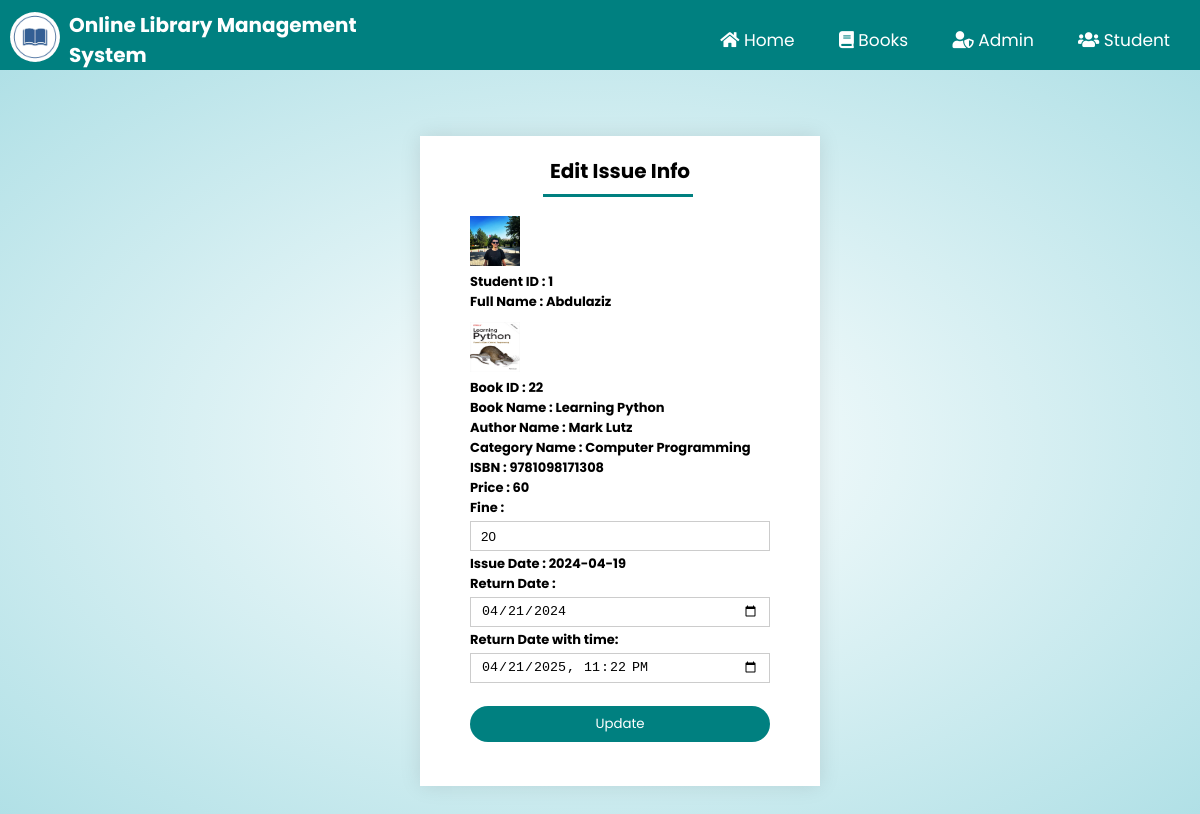
Page /php/edit_issue_book.php?ed=1&ed1=22 on the committed database.
### tables this page shows
CREATE TABLE `issueinfo` (
  `studentid` int(100) NOT NULL,
  `bookid` int(100) NOT NULL,
  `issuedate` date NOT NULL,
  `returndate` date NOT NULL,
  `approve` varchar(200) NOT NULL,
  `fine` int(100) NOT NULL
);

CREATE TABLE `student` (
  `studentid` int(111) NOT NULL,
  `student_username` varchar(111) NOT NULL,
  `FullName` varchar(111) NOT NULL,
  `Email` varchar(111) NOT NULL,
  `Password` varchar(111) NOT NULL,
  `PhoneNumber` varchar(111) NOT NULL,
  `studentpic` varchar(100) NOT NULL
);

CREATE TABLE `books` (
  `bookid` int(100) NOT NULL,
  `bookpic` varchar(500) NOT NULL,
  `bookname` varchar(100) NOT NULL,
  `authorid` int(100) NOT NULL,
  `categoryid` int(100) NOT NULL,
  `ISBN` varchar(100) NOT NULL,
  `price` int(100) NOT NULL,
  `quantity` int(100) NOT NULL,
  `status` varchar(100) NOT NULL
);

CREATE TABLE `authors` (
  `authorid` int(111) NOT NULL,
  `authorname` varchar(111) NOT NULL
);

CREATE TABLE `category` (
  `categoryid` int(111) NOT NULL,
  `categoryname` varchar(111) NOT NULL
);

CREATE TABLE `timer` (
  `stdid` int(100) NOT NULL,
  `bid` int(100) NOT NULL,
  `date` datetime NOT NULL
);

### php/edit_issue_book.php (the view, shortened to what this page needs)
<?php
	include "connection.php";
    include "admin_navbar.php";
?>
<!DOCTYPE html>
<html lang="en">
<head>
    <link rel="stylesheet" href="https://cdnjs.cloudflare.com/ajax/libs/font-awesome/5.15.2/css/all.min.css" />
    <link rel="stylesheet" href="../css/style.css">
</head>
<body>
    <div class="edit-profile-container">
        <?php
			$studentid=$_GET['ed'];
			$bookid=$_GET['ed1'];
            $var='<p style="color:yellow; background-color:red;">EXPIRED</p>';
			$q= "SELECT student.studentid,FullName,studentpic,issueinfo.bookid,books.bookname,ISBN,price,bookpic,issuedate,returndate,approve,fine,authors.authorname,category.categoryname From issueinfo inner join student on issueinfo.studentid=student.studentid inner join books on issueinfo.bookid=books.bookid join authors on authors.authorid=books.authorid join category on category.categoryid=books.categoryid where student.studentid=$studentid and (approve='yes' or approve='$var') and issueinfo.bookid=$bookid";
			$res=mysqli_query($db,$q) or die(mysqli_error());
            $t=mysqli_query($db,"SELECT * FROM timer where stdid='$studentid' and bid='$bookid';");
			$row2=mysqli_fetch_assoc($t);
			$row=mysqli_fetch_assoc($res);
				$studentid=$row['studentid'];
				$studentpic=$row['studentpic'];
				$FullName=$row['FullName'];
				$bookid=$row['bookid'];
				$bookpic=$row['bookpic'];
				$bookname=$row['bookname'];
				$authorname=$row['authorname'];
				$categoryname=$row['categoryname'];
				$ISBN=$row['ISBN'];
				$price=$row['price'];
				$fine=$row['fine'];
                $issuedate=$row['issuedate'];
				$returndate=$row['returndate'];
				$tm=$row2['date'];
	    ?>
        <div class="form form-book">
            <div class="form-container edit-form-container issue-book-container edit-book-container">
                <div class="form-btn">
                    <span onclick="login()" style="width: 100%;">Edit Issue Info</span>
                    <hr id="indicator" class="add-author">
                </div>
                <form action="" id="loginform" method="post" enctype="multipart/form-data">
                    <div class="label">
                        <?php echo "<img width='50px' height='50px' src='../images/".$studentpic."'>"?>
                    </div>
                    <div class="label">
                        <label for="studentid">Student ID : </label>
                        <b style="font-size: 13px;">
                        <?php
			                echo $studentid;
			            ?>
                    </b><br>
                    </div>
                    <div class="label">
                        <label for="studentid">Full Name : </label>
                        <b style="font-size: 13px;">
                        <?php
			                echo $FullName;
			            ?>
                    </b><br>
                    </div>
                    <div class="label" style="margin-top: 10px;">
                        <?php echo "<img width='50px' height='50px' src='../images/".$bookpic."'>"?>
                    </div>
                    <div class="label">
                        <label for="studentid">Book ID : </label>
                        <b style="font-size: 13px;">
                        <?php
			                echo $bookid;
			            ?>
                    </b><br>
                    </div>
                    <div class="label">
                        <label for="studentid">Book Name : </label>
                        <b style="font-size: 13px;">
                        <?php
			                echo $bookname;
			            ?>
                    </b><br>
                    </div>
                    <div class="label">
                        <label for="studentid">Author Name : </label>
                        <b style="font-size: 13px;">
                        <?php
			                echo $authorname;
			            ?>
                    </b><br>
                    </div>
                    <div class="label">
                        <label for="studentid">Category Name : </label>
                        <b style="font-size: 13px;">
                        <?php
			                echo $categoryname;
			            ?>
                    </b><br>
                    </div>
                    <div class="label">
                        <label for="studentid">ISBN : </label>
                        <b style="font-size: 13px;">
                        <?php
			                echo $ISBN;
			            ?>
                    </b><br>
                    </div>
                    <div class="label">
                        <label for="studentid">Price : </label>
                        <b style="font-size: 13px;">
                        <?php
			                echo $price;
			            ?>
                    </b><br>
                    </div>
                    <div class="label">
                        <label for="studentid">Fine : </label>
                    </b><br>
                    <input type="text"  name="fine" value="<?php echo $fine; ?>">
                    </div>
                    <div class="label">
                        <label for="studentid">Issue Date : </label>
                        <b style="font-size: 13px;">
                        <?php
			                echo $issuedate;
			            ?>
                    </b><br>
                    </div>
                    <div class="label">
                        <label for="status">Return Date : </label>
                    </div>
                    <input type="date"  name="returndate" value="<?php echo $returndate; ?>">
                    <div class="label">
                        <label for="status">Return Date with time: </label>
                    </div>
                    <?php $dbInsertDate = date('Y-m-d\TH:i:s', strtotime($tm)); ?>
                    <input type="datetime-local"  name="returndatetime" value="<?php echo $dbInsertDate; ?>">
                    <button type="submit" class="btn" name="submit" style="margin-top: 20px;">Update</button>
                </form>
            </div>
        </div>
    </div>
</body>
</html>

### css/style.css (style rules this page uses)
html { scroll-behavior: smooth; }
* { margin: 0; padding: 0; box-sizing: border-box; }
body { font-family: 'Poppins', sans-serif; }
.btn { font-family: 'Poppins', sans-serif; }
.form { position: absolute; top: 55%; left: 35%; transform: translateY(-50%); text-align: center; }
.form-container { background: #fff; width: 400px; height: 500px; position: relative; padding: 20px 0; margin: auto; box-shadow: 0 0 20px 0px rgba(0,0,0,0.1); overflow: hidden; }
.form-container span { font-weight: bold; padding: 0 10px; cursor: pointer; width: 150px; display: inline-block; }
.form-btn { display: inline-block; }
.form-btn span { font-size: 20px; font-weight: bold; }
.form-container form { max-width: 400px; padding: 0 20px; position: absolute; top: 100px; transition: 1s; }
form input { width: 300px; height: 30px; margin: 10px 0; padding: 0 10px; border: 1px solid #ccc; }
.label { text-align: left; margin-left: 30px; font-size: 13px; }
form .btn { width: 300px; border: none; cursor: pointer; margin-top: 10px; margin-bottom: 10px; }
.edit-profile-container { background: radial-gradient(#fff,powderblue); width: 100%; padding-top: 50px; padding-bottom: 700px; }
.edit-profile-container .form label { text-align: left; font-weight: bold; }
.edit-profile-container .form-container { height: 450px; margin-top: 50px; }
.edit-profile-container .edit-form-container { height: 550px; }
.edit-book-container form input { margin: 3px 0; }
.edit-profile-container .edit-book-container { height: 650px; margin-top: 30px; }
.edit-profile-container .issue-book-container { height: 650px; margin-top: 20px; }
.edit-book-container form { top: 80px; }
#loginform { left: 0; }
.btn { display: inline-block; background-color: teal; color: #fff; padding: 8px 30px; border-radius: 30px; transition: background-color 0.4s; outline: none; }
#indicator { width: 150px; border: none; background: teal; height: 3px; margin-top: 8px; transition: 1s; transform: translateX(10px); }
.add-author { margin-right: 25px; }

### rows in the picture
issueinfo: student.studentpic (picture), student.studentid "1", student.FullName "Abdulaziz", bookid.bookpic (picture), bookid "22", bookid.bookname "Learning Python", authors.authorname "Mark Lutz", category.categoryname "Computer Programming", bookid.ISBN "9781098171308", bookid.price "60", fine "20", issuedate "2024-04-19", returndate "04/21/2024"
timer: returndatetime "04/21/2025 23:22"
